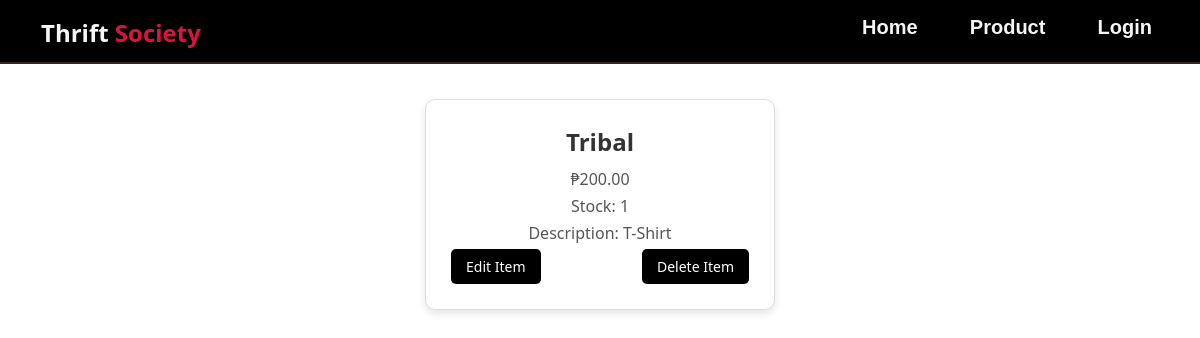
The app's page /product/17 with its own data.
### app/models.py (models this page shows, shortened)
class Product(models.Model):
    ItemName = models.CharField(max_length=100)
    description = models.TextField()
    price = models.DecimalField(max_digits=10, decimal_places=2)
    stock = models.PositiveIntegerField()
    image = models.ImageField(upload_to='product_images/', null=True, blank=True)

### app/views.py (the view)
# urls.py: path('product/<int:pk>', ProductDetailView.as_view(), name='product_detail'),
class ProductDetailView(DetailView):
    model = Product
    context_object_name = 'product'
    template_name = 'app/product_detail.html'

### app/templates/app/product_detail.html
{% extends 'app/base.html' %}
{% load static %}
{% block content %}
        <div class="post-entry">
            <div class="product">
                <div class="product-card">
                    <div class="crd">
                <h2><a href="">{{product.ItemName}}</a> </h2>
            <p>₱{{product.price}}</p>
            <p>Stock: {{product.stock}}</p>
            <p>Description: {{product.description}}</p>
                    <div class="edit">
                    <a href="{% url 'product_update' product.pk %}"><button>Edit Item</button></a>
                    <a href="{% url 'product_delete' product.pk %}"><button>Delete Item</button></a>
                    </div>
                    </div>
                </div>
            </div>
        </div>
{% endblock content %}

### static/css/base.css (style rules this page uses)
* { box-sizing: border-box; margin: 0; padding: 0; text-decoration: none; font-family: 'Segoe UI', Tahoma, Geneva, Verdana, sans-serif, Geneva, Tahoma, sans-serif; color:#333 }
.post-entry { display: flex; justify-content: center; align-items: center; margin: 20px; }
.product { width: 100%; max-width: 350px; margin: 15px; border: 1px solid #ddd; border-radius: 10px; box-shadow: 0 4px 8px rgba(0, 0, 0, 0.1); padding: 15px; background-color: #fff; }
.product-card { padding: 10px; }
.crd { text-align: center; }
.crd h2 { font-size: 24px; color: #333; margin-bottom: 10px; }
.crd p { font-size: 16px; color: #555; margin-bottom: 5px; }
.edit { display: flex; justify-content: space-between; gap: 10px; }
button { padding: 8px 15px; font-size: 14px; color: #fff; background-color: black; border: none; border-radius: 5px; cursor: pointer; transition: background-color 0.3s; }

### records on screen
Product: ItemName "Tribal", price "200.00", stock "1", description "T-Shirt"
